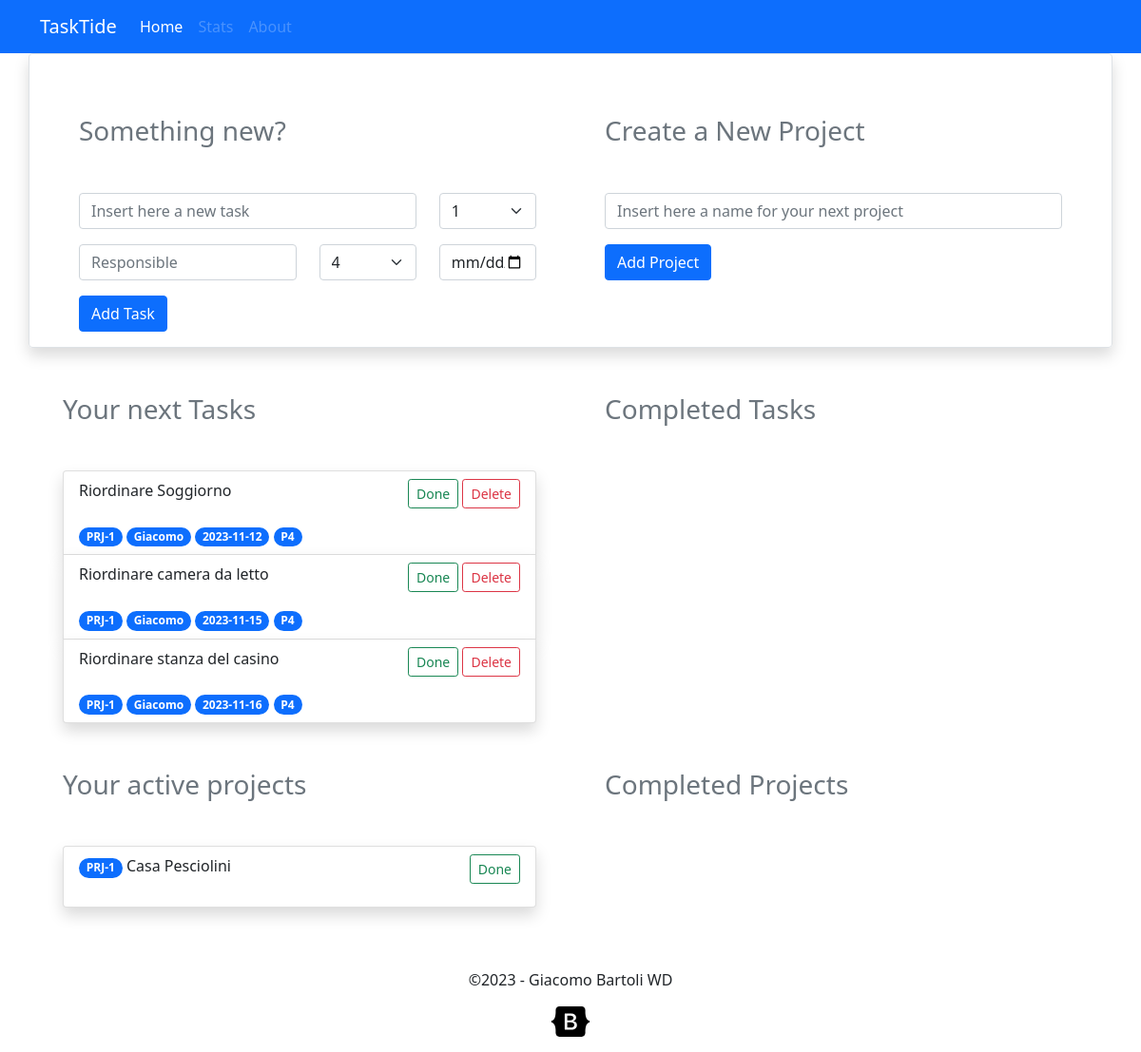
Before: / with the older database file.
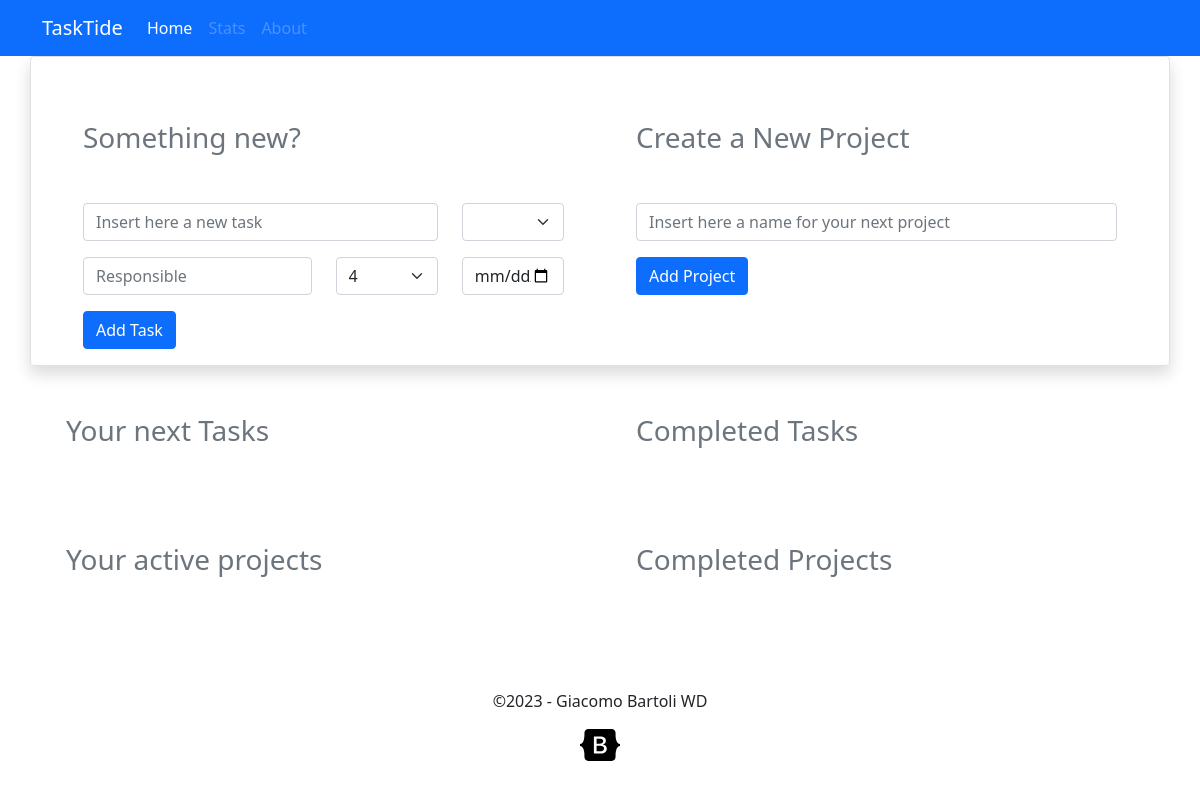
After: the same page with the newer database file.
### models.py (models this page shows, shortened)
class Task(db.Model):
    id = db.Column(db.Integer, primary_key=True)
    date_added = db.Column(db.Date(), index=True, unique=False)
    description = db.Column(db.String(100), index=True, unique=False)
    project_id = db.Column(db.String(50), db.ForeignKey('project.id'))
    responsible = db.Column(db.Integer, index=True, unique=False)
    status = db.Column(db.Integer(), index=True, unique=False, default=0)
    due_date = db.Column(db.Date(), index=True, unique=False)
    priority = db.Column(db.Integer(), index=True, unique=False, default=4)
    completed_date = db.Column(db.Date(), index=True, unique=False)

class Project(db.Model):
    id = db.Column(db.Integer, primary_key=True)
    creation_date = db.Column(db.Date(), index=True, unique=False)
    description = db.Column(db.String(50), index=True, unique=False)
    tasks = db.relationship('Task', backref='project', lazy='dynamic')
    status = db.Column(db.Integer(), index=True, unique=False, default=0)

### routes.py (the view)
@app.route('/', methods=['GET', 'POST'])
def dashboard():
    task_form = TaskForm()
    prj_form = PrjForm()
    if task_form.task_submit.data:
        new_task = Task(date_added=datetime.date.today(),
                        description=task_form.task_description.data,
                        project_id=task_form.prj_rel.data,
                        responsible=task_form.task_responsible.data,
                        priority=task_form.task_priority.data,
                        due_date=task_form.task_due.data)
        db.session.add(new_task)
        db.session.commit()
        return redirect(url_for('dashboard'))
    else:
        flash(task_form.errors)
    if prj_form.prj_submit.data:
        new_prj = Project(creation_date=datetime.date.today(), description=prj_form.prj_description.data)
        db.session.add(new_prj)
        db.session.commit()
        return redirect(url_for('dashboard'))
    else:
        flash(task_form.errors)
    all_tasks = Task.query.filter(Task.status == 0)
    done_tasks = Task.query.filter(Task.status == 1)
    all_projects = Project.query.filter(Project.status == 0)
    done_projects = Project.query.filter(Project.status == 1)
    task_form.prj_rel.choices = [project.id for project in all_projects]
    print(task_form.errors)
    return render_template('dashboard.html', all_projects=all_projects, all_tasks=all_tasks, task_form=task_form, done_tasks=done_tasks, prj_form=prj_form, done_projects=done_projects)

### routes.py
class TaskForm(FlaskForm):
    task_description = StringField(validators=[DataRequired()])
    task_responsible = StringField(validators=[DataRequired()])
    prj_rel = SelectField(choices=all_projects_global_list)
    task_priority = SelectField('Priority: ', choices=[1, 2, 3, 4], default=4)
    task_due = DateField(format='%Y-%m-%d')
    task_submit = SubmitField("Add Task")

class PrjForm(FlaskForm):
    prj_description = StringField(validators=[DataRequired()])
    prj_submit = SubmitField("Add Project")

### templates/dashboard.html
{% extends 'base.html' %}
{% block content %}
<div class="row border rounded shadow p-3">
    <div class="mt-5 col-sm">
        <section>
            <div class="container">
                {% include 'task_form.html' %}
            </div>
        </section>
    </div>
    <div class="col-sm mt-5">
        <section>
            <div class="container">
                {% include 'prj_form.html' %}
            </div>
        </section>
    </div>
</div>
<div class="row">
    <div class="col-sm mt-5">
        <section>
            <div class="container">
                {% include 'task_box.html' %}
            </div>
        </section>
    </div>
    <div class="col-sm mt-5">
        <section>
            <div class="container">
                {% include 'completed_task.html' %}
        </section>
    </div>
</div>
<div class="row">
    <div class="col-sm mt-5">
        <section>
            <div class="container">
                {% include 'prj_box.html' %}
            </div>
        </section>
    </div>
    <div class="col-sm mt-5">
        <section>
            <div class="container">
               {% include 'completed_projects.html' %}
        </section>
    </div>
</div>
{% endblock %}

### templates/base.html (shortened to what this page needs)
<!doctype html>
<html lang="en">
  <head>
    <link href="https://cdn.jsdelivr.net/npm/bootstrap@5.0.1/dist/css/bootstrap.min.css" rel="stylesheet">
  </head>
  <body>
    <nav class="navbar navbar-expand-lg navbar-dark bg-primary">
      <div class="container-lg">
        <a class= "navbar-brand" href="#">TaskTide</a>
        <div class="collapse navbar-collapse" id="navbarTogglerDemo02">
          <ul class="navbar-nav me-auto mb-2 mb-lg-0">
            <li class="nav-item">
              <a class="nav-link active" aria-current="page" href="#">Home</a>
            </li>
            <li class="nav-item">
              <a class="nav-link disabled" href="#" tabindex="-1" aria-disabled="true">Stats</a>
            </li>
            <li class="nav-item">
              <a class="nav-link disabled" href="#" tabindex="-1" aria-disabled="true">About</a>
            </li>
          </ul>
        </div>
      </div>
    </nav>
    <div class="container-lg">
        {% block content %} {% endblock %}
        <div class="row mt-5">
          <div class="container-lg">
              <div class="mt-3 text-center">
                <p>&copy;2023 - Giacomo Bartoli WD</p>
                <a href="https://getbootstrap.com/" title="Go to Bootstrap" ><img class="mb-3" src="static/bootstrap-logo-black.svg" alt="Bootstrap Logo" width="40px"></a>
              </div>
          </div>
        </div>
    </div>
  </body>
</html>

### templates/task_form.html (shortened to what this page needs)
<h3 class="text-secondary">Something new?</h3>
<form action="" method="post" class="mt-5">
    <div class="row">
        <div class="col-9">
            {{ task_form.task_description(class="form-control", placeholder='Insert here a new task') }}
        </div>
        <div class="col-3">
            {{ task_form.prj_rel(class='form-select') }}
        </div>
    </div>
    <div class="row mt-3">
        <div class="col-6">
            {{ task_form.task_responsible(class="form-control", placeholder='Responsible') }}
        </div>
        <div class="col-3">
            {{ task_form.task_priority(class="form-select") }}
        </div>
        <div class="col-3">
            {{ task_form.task_due(class="form-control", placeholder='Due date') }}
        </div>
    </div>
    <div class="row mt-3">
        <div class="col">
            {{ task_form.task_submit(class='btn btn-primary') }}
        </div>
    </div>
</form>

### templates/prj_form.html (shortened to what this page needs)
<h3 class="text-secondary">Create a New Project</h3>
<form action="" method="post" class="mt-5">
    <div class="row">
        <div class="col">
            {{ prj_form.prj_description(class='form-control', placeholder='Insert here a name for your next project') }}
        </div>
    </div>
    <div class="row mt-3">
        <div class="col">
            {{ prj_form.prj_submit(class='btn btn-primary') }}
        </div>
    </div>
</form>

### templates/task_box.html
<h3 class="text-secondary">Your next Tasks</h3>
<ul class="list-group mt-5">
    {% for task in all_tasks %}
    <li class="shadow list-group-item">
        <div class="row">
            <div class="col-8">
                <span>{{ task.description }}</span>
            </div>
            <div class="col-4 text-end">
                <span><a class="mb-3 btn btn-outline-success btn-sm" role="button" href="{{ url_for('complete_task', task_id =task.id) }}">Done</a> </span>
                <span><a class="mb-3 btn btn-outline-danger btn-sm" role="button" href="{{ url_for('remove_task', task_id =task.id) }}">Delete</a> </span>
            </div>
        </div>
        <div class="row">
            <div class="col">
                <span class="badge rounded-pill bg-primary ">PRJ-{{ task.project.id }}</span>
                <span class="badge rounded-pill bg-primary ">{{ task.responsible }}</span>
                <span class="badge rounded-pill bg-primary ">{{ task.due_date }}</span>
                <span class="badge rounded-pill bg-primary ">P{{ task.priority }}</span>
            </div>
        </div>
    </li>
    {% endfor %}
</ul>

### templates/completed_task.html (shortened to what this page needs)
<h3 class="text-secondary">Completed Tasks</h3>
</div>

### templates/prj_box.html
<h3 class="text-secondary">Your active projects</h3>
<ul class="list-group mt-5">
    {% for project in all_projects %}
    <li class="shadow list-group-item">
        <div class="row">
            <div class="col-8">
                <span class="badge rounded-pill bg-primary ">PRJ-{{ project.id }}</span>
                <span>{{ project.description }}</span>
            </div>
            <div class="col-4 text-end">
                <span><a class="mb-3 btn btn-outline-success btn-sm" role="button" href="{{ url_for('complete_project', proj_id =project.id) }}">Done</a> </span>
            </div>
        </div>
    </li>
    {% endfor %}
</ul>

### templates/completed_projects.html (shortened to what this page needs)
<h3 class="text-secondary">Completed Projects</h3>
</div>

Changed rows visible on the page:
removed Task: description "Riordinare Soggiorno", project.id "1", responsible "Giacomo", due_date "2023-11-12", priority "4"
removed Task: description "Riordinare camera da letto", project.id "1", responsible "Giacomo", due_date "2023-11-15", priority "4"
removed Task: description "Riordinare stanza del casino", project.id "1", responsible "Giacomo", due_date "2023-11-16", priority "4"
removed Project: id "1", description "Casa Pesciolini"
Other visible differences:
form field prj_rel: "1" → (not shown)
